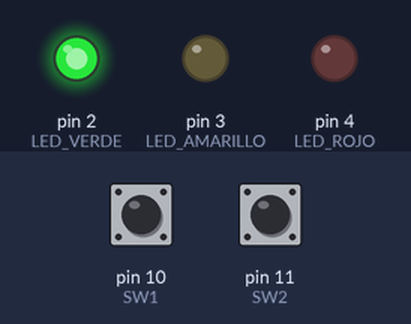
The sketch below on a simulated Arduino Uno, built with avr-gcc and run on an emulated ATmega328P. Shown: output pins drawn as LEDs (lit = HIGH). Dashed ring = blinking. The inputs (shaded band) are chosen by the test bench; at power-on: pin 10 (SW1) HIGH, pin 11 (SW2) HIGH.

Above: at 1.2 s.
1.3 s: pin 10 (SW1) pulled LOW for 0.15 s
At 2.7 s:
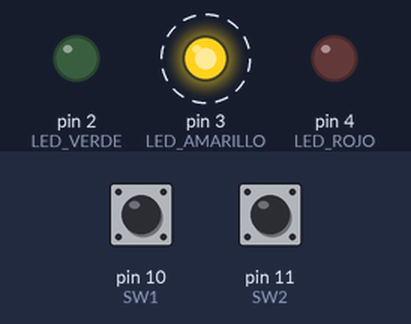
4.3 s: pin 10 (SW1) pulled LOW for 1 s
At 6.5 s:
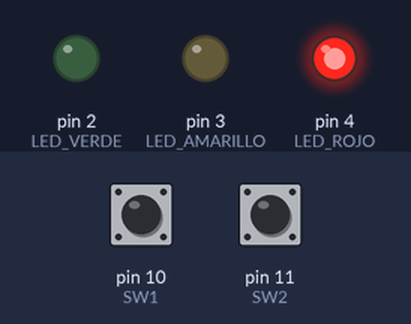
8.3 s: pin 11 (SW2) pulled LOW for 0.15 s
At 11.18 s:
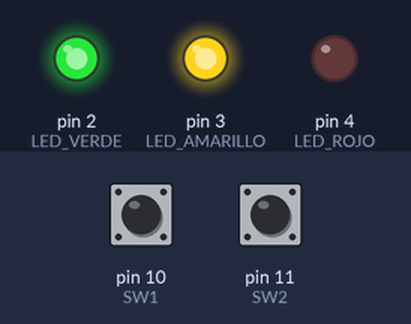
11.4 s: pin 10 (SW1) pulled LOW for 3.2 s
At 12.6 s:
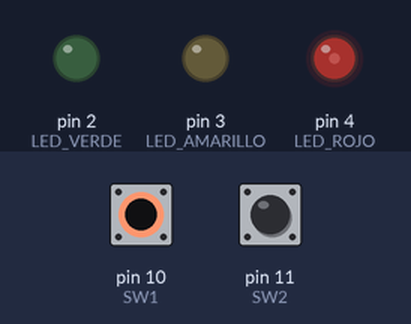
16.1 s: pin 11 (SW2) pulled LOW for 1 s
Timing chart, 0 to 19.6 s (numbered marks = the images above; inputs shaded):
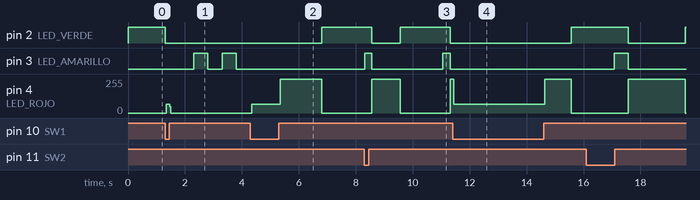

The sketch:

main.ino
```cpp
#include "semaforo.c"
#include "uart.c"

// Declaracion de LEDs
const int16_t LED_VERDE = 2;
const int16_t LED_AMARILLO = 3;
const int16_t LED_ROJO = 4;

const int16_t SW1 = 10;
const int16_t SW2 = 11;


void setup(){
    pinMode(LED_VERDE, OUTPUT);
    pinMode(LED_AMARILLO, OUTPUT);
    pinMode(LED_ROJO, OUTPUT);
    pinMode(SW1, INPUT);
    pinMode(SW2, INPUT);
    Serial.begin(9600);
}

void loop(){
    const int16_t LEDS[] = {LED_VERDE, LED_AMARILLO, LED_ROJO};
    const int16_t ultimoLed = sizeof(LEDS) / sizeof(int16_t);
    while (1) {
        FuncionamientoSemaforo();
    }
}
```

semaforo.c
```cpp
#include "semaforo.h"
#include "uart.h"


enum estados iniSemaforo();

enum estados actSemaforo(enum estados cambio, float mult);

void apagar();

void encender(int led);

bool titilar(int led, int tiempo, bool estado);

float definirTiempo(float tiempo);

bool espera(unsigned long duracion);

int FuncionamientoSemaforo(){
	enum estados eActual;
	eActual = iniSemaforo();
	float valores=1;
	bool ff = 0;
	while (1){
		valores = definirTiempo(valores);
		switch (eActual){
		case verde:
			encender(2);
			break;
		case amarillo:
			encender(2);
			encender(3);
			break;
		case rojo:
			encender(4);
			break;
		case desconectado:
			ff = titilar(3,500*valores, ff);
			break;
		case alarma:
			ff = titilar(4,valores*1000,ff);
			break;
		default:
			break;
		}
		eActual = actSemaforo(eActual,valores);
		EstadoSemaforo(eActual);
	}

	return 3;
}

enum estados iniSemaforo(){
	return verde;
};

enum estados actSemaforo(enum estados cambio, float mult){

	switch (cambio){
	case verde:
		if (espera(3000*mult)){
			apagar();
			cambio = amarillo;
		}
		if(!digitalRead(10)){
			apagar();
			cambio = desconectado;
		}
		break;
	case amarillo:
		if (espera(500*mult)){
			apagar();
			cambio = rojo;
		}
		if(!digitalRead(10)){
			apagar();
			cambio = desconectado;
		}
		break;
	case rojo:
		if (espera(2000*mult)){
			apagar();
			cambio = verde;
		}
		if(!digitalRead(10)){
			apagar();
			cambio = desconectado;
		}
		break;
	case desconectado:
		if(!digitalRead(10)){
			apagar();
			cambio = alarma;
		}
		break;
	case alarma:
		if(!digitalRead(10)){
			apagar();
			cambio = rojo;
		}
		break;
	default:
		cambio = verde;
		break;
	}

	return cambio;
};

void apagar(){
	digitalWrite(2,LOW);
	digitalWrite(3,LOW);
	digitalWrite(4,LOW);
}

void encender(int led){
	digitalWrite(led,HIGH);
}

bool titilar(int led, int tiempo, bool estado){
	if(espera(tiempo)){
		estado = !estado;
		digitalWrite(led,estado);
	}
	return estado;
}


float definirTiempo(float tiempo){
	if(!digitalRead(11)){
		if (tiempo == 0.5){
			return 1;
		} else if (tiempo == 1){
			return 2;
		} else {
			return 0.5;
		}
	}
	return tiempo;
}

bool espera(unsigned long duracion){
  static long tiempo1 = 0;
  unsigned long tiempo2 = 0;
  tiempo2 = millis();
  if(tiempo2 > (duracion + tiempo1)){
    tiempo1 = millis();
    return HIGH;
  }
  return LOW;
}
```

semaforo.h
```cpp
#ifndef _SEMAFORO_H_
#define _SEMAFORO_H_

#include <Arduino.h>

int FuncionamientoSemaforo(void);

#endif
```

uart.c
```cpp
#include "uart.h"

void EstadoSemaforo(enum estados actual){
    static enum estados pasado;

    if (pasado != actual){
//        Serial.print("Cambio en semaforo: Estado Actual: ");
//        Serial.println(actual);
    }
    pasado = actual;
}
```

uart.h
```cpp
#ifndef _UART_H_
#define _UART_H_

#include <Arduino.h>

enum estados{verde, amarillo, rojo, desconectado, alarma};

void EstadoSemaforo(enum estados actual);

#endif
```

Measured:
- after the input at 1.3 s, pin 2 (LED_VERDE): HIGH → LOW after 0.00 s instead of 2.2 s; pin 4 (LED_ROJO): 0/255 → 65/255 at once, → 0/255 0.12 s later
- after the input at 4.3 s, pin 2 (LED_VERDE): LOW → HIGH after 2.5 s; pin 3 (LED_AMARILLO): stops changing and stays LOW; pin 4 (LED_ROJO): 0/255 → 65/255 at once, → 255/255 1.0 s later, → 0/255 1.5 s later
- after the input at 8.3 s, pin 2 (LED_VERDE): HIGH → LOW after 0.26 s instead of 2.0 s; pin 4 (LED_ROJO): 0/255 → 255/255 after 0.26 s instead of 2.0 s
- after the input at 11.4 s, pin 3 (LED_AMARILLO): stays LOW (without the input it goes to HIGH after 2.4 s)
- by itself, pin 3 (LED_AMARILLO): alternates HIGH for 0.50 s and LOW for 0.50 s
